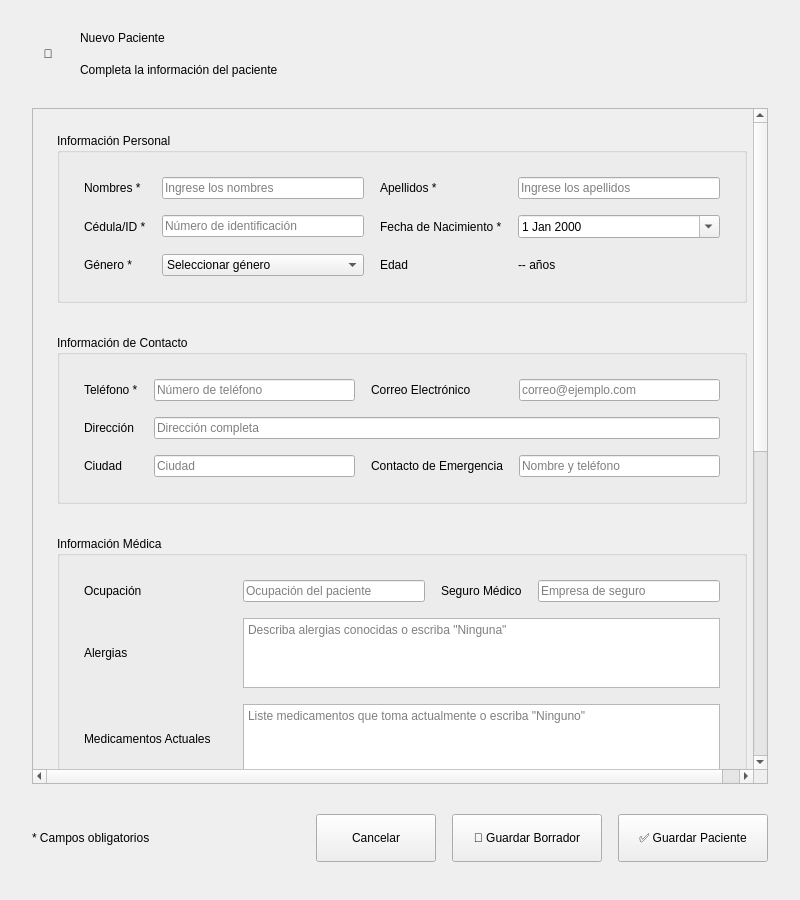
<?xml version="1.0" encoding="UTF-8"?>
<ui version="4.0">
 <class>PatientForm</class>
 <widget class="QWidget" name="PatientForm">
  <property name="geometry">
   <rect>
    <x>0</x>
    <y>0</y>
    <width>800</width>
    <height>900</height>
   </rect>
  </property>
  <property name="objectName">
   <string>patient_form</string>
  </property>
  <layout class="QVBoxLayout" name="form_layout">
   <property name="spacing">
    <number>24</number>
   </property>
   <property name="leftMargin">
    <number>32</number>
   </property>
   <property name="topMargin">
    <number>24</number>
   </property>
   <property name="rightMargin">
    <number>32</number>
   </property>
   <property name="bottomMargin">
    <number>32</number>
   </property>
   <item>
    <!-- Form Header -->
    <widget class="QWidget" name="form_header">
     <property name="objectName">
      <string>form_header</string>
     </property>
     <property name="minimumSize">
      <size>
       <width>0</width>
       <height>60</height>
      </size>
     </property>
     <layout class="QHBoxLayout" name="header_layout">
      <property name="spacing">
       <number>16</number>
      </property>
      <property name="leftMargin">
       <number>0</number>
      </property>
      <property name="topMargin">
       <number>0</number>
      </property>
      <property name="rightMargin">
       <number>0</number>
      </property>
      <property name="bottomMargin">
       <number>0</number>
      </property>
      <item>
       <widget class="QLabel" name="form_icon">
        <property name="minimumSize">
         <size>
          <width>32</width>
          <height>32</height>
         </size>
        </property>
        <property name="maximumSize">
         <size>
          <width>32</width>
          <height>32</height>
         </size>
        </property>
        <property name="text">
         <string>👤</string>
        </property>
        <property name="alignment">
         <set>Qt::AlignCenter</set>
        </property>
        <property name="objectName">
         <string>form_icon</string>
        </property>
       </widget>
      </item>
      <item>
       <widget class="QWidget" name="header_text">
        <layout class="QVBoxLayout" name="header_text_layout">
         <property name="spacing">
          <number>4</number>
         </property>
         <property name="leftMargin">
          <number>0</number>
         </property>
         <property name="topMargin">
          <number>0</number>
         </property>
         <property name="rightMargin">
          <number>0</number>
         </property>
         <property name="bottomMargin">
          <number>0</number>
         </property>
         <item>
          <widget class="QLabel" name="form_title">
           <property name="text">
            <string>Nuevo Paciente</string>
           </property>
           <property name="objectName">
            <string>form_title</string>
           </property>
          </widget>
         </item>
         <item>
          <widget class="QLabel" name="form_subtitle">
           <property name="text">
            <string>Completa la información del paciente</string>
           </property>
           <property name="objectName">
            <string>form_subtitle</string>
           </property>
          </widget>
         </item>
        </layout>
       </widget>
      </item>
      <item>
       <spacer name="header_spacer">
        <property name="orientation">
         <enum>Qt::Horizontal</enum>
        </property>
        <property name="sizeHint" stdset="0">
         <size>
          <width>40</width>
          <height>20</height>
         </size>
        </property>
       </spacer>
      </item>
     </layout>
    </widget>
   </item>
   <item>
    <!-- Form Content Scroll Area -->
    <widget class="QScrollArea" name="form_scroll">
     <property name="objectName">
      <string>form_scroll</string>
     </property>
     <property name="widgetResizable">
      <bool>true</bool>
     </property>
     <widget class="QWidget" name="form_content">
      <property name="geometry">
       <rect>
        <x>0</x>
        <y>0</y>
        <width>734</width>
        <height>1200</height>
       </rect>
      </property>
      <property name="objectName">
       <string>form_content</string>
      </property>
      <layout class="QVBoxLayout" name="content_layout">
       <property name="spacing">
        <number>32</number>
       </property>
       <property name="leftMargin">
        <number>24</number>
       </property>
       <property name="topMargin">
        <number>24</number>
       </property>
       <property name="rightMargin">
        <number>24</number>
       </property>
       <property name="bottomMargin">
        <number>24</number>
       </property>
       <item>
        <!-- Personal Information Section -->
        <widget class="QGroupBox" name="personal_info_group">
         <property name="title">
          <string>Información Personal</string>
         </property>
         <property name="objectName">
          <string>personal_info_group</string>
         </property>
         <layout class="QGridLayout" name="personal_info_layout">
          <property name="spacing">
           <number>16</number>
          </property>
          <property name="leftMargin">
           <number>24</number>
          </property>
          <property name="topMargin">
           <number>24</number>
          </property>
          <property name="rightMargin">
           <number>24</number>
          </property>
          <property name="bottomMargin">
           <number>24</number>
          </property>
          <item row="0" column="0">
           <widget class="QLabel" name="label_first_name">
            <property name="text">
             <string>Nombres *</string>
            </property>
            <property name="objectName">
             <string>label_first_name</string>
            </property>
           </widget>
          </item>
          <item row="0" column="1">
           <widget class="QLineEdit" name="input_first_name">
            <property name="placeholderText">
             <string>Ingrese los nombres</string>
            </property>
            <property name="objectName">
             <string>input_first_name</string>
            </property>
           </widget>
          </item>
          <item row="0" column="2">
           <widget class="QLabel" name="label_last_name">
            <property name="text">
             <string>Apellidos *</string>
            </property>
            <property name="objectName">
             <string>label_last_name</string>
            </property>
           </widget>
          </item>
          <item row="0" column="3">
           <widget class="QLineEdit" name="input_last_name">
            <property name="placeholderText">
             <string>Ingrese los apellidos</string>
            </property>
            <property name="objectName">
             <string>input_last_name</string>
            </property>
           </widget>
          </item>
          <item row="1" column="0">
           <widget class="QLabel" name="label_id_number">
            <property name="text">
             <string>Cédula/ID *</string>
            </property>
            <property name="objectName">
             <string>label_id_number</string>
            </property>
           </widget>
          </item>
          <item row="1" column="1">
           <widget class="QLineEdit" name="input_id_number">
            <property name="placeholderText">
             <string>Número de identificación</string>
            </property>
            <property name="objectName">
             <string>input_id_number</string>
            </property>
           </widget>
          </item>
          <item row="1" column="2">
           <widget class="QLabel" name="label_birth_date">
            <property name="text">
             <string>Fecha de Nacimiento *</string>
            </property>
            <property name="objectName">
             <string>label_birth_date</string>
            </property>
           </widget>
          </item>
          <item row="1" column="3">
           <widget class="QDateEdit" name="input_birth_date">
            <property name="objectName">
             <string>input_birth_date</string>
            </property>
            <property name="calendarPopup">
             <bool>true</bool>
            </property>
           </widget>
          </item>
          <item row="2" column="0">
           <widget class="QLabel" name="label_gender">
            <property name="text">
             <string>Género *</string>
            </property>
            <property name="objectName">
             <string>label_gender</string>
            </property>
           </widget>
          </item>
          <item row="2" column="1">
           <widget class="QComboBox" name="input_gender">
            <property name="objectName">
             <string>input_gender</string>
            </property>
            <item>
             <property name="text">
              <string>Seleccionar género</string>
             </property>
            </item>
            <item>
             <property name="text">
              <string>Masculino</string>
             </property>
            </item>
            <item>
             <property name="text">
              <string>Femenino</string>
             </property>
            </item>
            <item>
             <property name="text">
              <string>Otro</string>
             </property>
            </item>
           </widget>
          </item>
          <item row="2" column="2">
           <widget class="QLabel" name="label_age">
            <property name="text">
             <string>Edad</string>
            </property>
            <property name="objectName">
             <string>label_age</string>
            </property>
           </widget>
          </item>
          <item row="2" column="3">
           <widget class="QLabel" name="display_age">
            <property name="text">
             <string>-- años</string>
            </property>
            <property name="objectName">
             <string>display_age</string>
            </property>
           </widget>
          </item>
         </layout>
        </widget>
       </item>
       <item>
        <!-- Contact Information Section -->
        <widget class="QGroupBox" name="contact_info_group">
         <property name="title">
          <string>Información de Contacto</string>
         </property>
         <property name="objectName">
          <string>contact_info_group</string>
         </property>
         <layout class="QGridLayout" name="contact_info_layout">
          <property name="spacing">
           <number>16</number>
          </property>
          <property name="leftMargin">
           <number>24</number>
          </property>
          <property name="topMargin">
           <number>24</number>
          </property>
          <property name="rightMargin">
           <number>24</number>
          </property>
          <property name="bottomMargin">
           <number>24</number>
          </property>
          <item row="0" column="0">
           <widget class="QLabel" name="label_phone">
            <property name="text">
             <string>Teléfono *</string>
            </property>
            <property name="objectName">
             <string>label_phone</string>
            </property>
           </widget>
          </item>
          <item row="0" column="1">
           <widget class="QLineEdit" name="input_phone">
            <property name="placeholderText">
             <string>Número de teléfono</string>
            </property>
            <property name="objectName">
             <string>input_phone</string>
            </property>
           </widget>
          </item>
          <item row="0" column="2">
           <widget class="QLabel" name="label_email">
            <property name="text">
             <string>Correo Electrónico</string>
            </property>
            <property name="objectName">
             <string>label_email</string>
            </property>
           </widget>
          </item>
          <item row="0" column="3">
           <widget class="QLineEdit" name="input_email">
            <property name="placeholderText">
             <string>correo@ejemplo.com</string>
            </property>
            <property name="objectName">
             <string>input_email</string>
            </property>
           </widget>
          </item>
          <item row="1" column="0">
           <widget class="QLabel" name="label_address">
            <property name="text">
             <string>Dirección</string>
            </property>
            <property name="objectName">
             <string>label_address</string>
            </property>
           </widget>
          </item>
          <item row="1" column="1" colspan="3">
           <widget class="QLineEdit" name="input_address">
            <property name="placeholderText">
             <string>Dirección completa</string>
            </property>
            <property name="objectName">
             <string>input_address</string>
            </property>
           </widget>
          </item>
          <item row="2" column="0">
           <widget class="QLabel" name="label_city">
            <property name="text">
             <string>Ciudad</string>
            </property>
            <property name="objectName">
             <string>label_city</string>
            </property>
           </widget>
          </item>
          <item row="2" column="1">
           <widget class="QLineEdit" name="input_city">
            <property name="placeholderText">
             <string>Ciudad</string>
            </property>
            <property name="objectName">
             <string>input_city</string>
            </property>
           </widget>
          </item>
          <item row="2" column="2">
           <widget class="QLabel" name="label_emergency_contact">
            <property name="text">
             <string>Contacto de Emergencia</string>
            </property>
            <property name="objectName">
             <string>label_emergency_contact</string>
            </property>
           </widget>
          </item>
          <item row="2" column="3">
           <widget class="QLineEdit" name="input_emergency_contact">
            <property name="placeholderText">
             <string>Nombre y teléfono</string>
            </property>
            <property name="objectName">
             <string>input_emergency_contact</string>
            </property>
           </widget>
          </item>
         </layout>
        </widget>
       </item>
       <item>
        <!-- Medical Information Section -->
        <widget class="QGroupBox" name="medical_info_group">
         <property name="title">
          <string>Información Médica</string>
         </property>
         <property name="objectName">
          <string>medical_info_group</string>
         </property>
         <layout class="QGridLayout" name="medical_info_layout">
          <property name="spacing">
           <number>16</number>
          </property>
          <property name="leftMargin">
           <number>24</number>
          </property>
          <property name="topMargin">
           <number>24</number>
          </property>
          <property name="rightMargin">
           <number>24</number>
          </property>
          <property name="bottomMargin">
           <number>24</number>
          </property>
          <item row="0" column="0">
           <widget class="QLabel" name="label_occupation">
            <property name="text">
             <string>Ocupación</string>
            </property>
            <property name="objectName">
             <string>label_occupation</string>
            </property>
           </widget>
          </item>
          <item row="0" column="1">
           <widget class="QLineEdit" name="input_occupation">
            <property name="placeholderText">
             <string>Ocupación del paciente</string>
            </property>
            <property name="objectName">
             <string>input_occupation</string>
            </property>
           </widget>
          </item>
          <item row="0" column="2">
           <widget class="QLabel" name="label_insurance">
            <property name="text">
             <string>Seguro Médico</string>
            </property>
            <property name="objectName">
             <string>label_insurance</string>
            </property>
           </widget>
          </item>
          <item row="0" column="3">
           <widget class="QLineEdit" name="input_insurance">
            <property name="placeholderText">
             <string>Empresa de seguro</string>
            </property>
            <property name="objectName">
             <string>input_insurance</string>
            </property>
           </widget>
          </item>
          <item row="1" column="0">
           <widget class="QLabel" name="label_allergies">
            <property name="text">
             <string>Alergias</string>
            </property>
            <property name="objectName">
             <string>label_allergies</string>
            </property>
           </widget>
          </item>
          <item row="1" column="1" colspan="3">
           <widget class="QTextEdit" name="input_allergies">
            <property name="placeholderText">
             <string>Describa alergias conocidas o escriba "Ninguna"</string>
            </property>
            <property name="objectName">
             <string>input_allergies</string>
            </property>
            <property name="maximumSize">
             <size>
              <width>16777215</width>
              <height>80</height>
             </size>
            </property>
           </widget>
          </item>
          <item row="2" column="0">
           <widget class="QLabel" name="label_medications">
            <property name="text">
             <string>Medicamentos Actuales</string>
            </property>
            <property name="objectName">
             <string>label_medications</string>
            </property>
           </widget>
          </item>
          <item row="2" column="1" colspan="3">
           <widget class="QTextEdit" name="input_medications">
            <property name="placeholderText">
             <string>Liste medicamentos que toma actualmente o escriba "Ninguno"</string>
            </property>
            <property name="objectName">
             <string>input_medications</string>
            </property>
            <property name="maximumSize">
             <size>
              <width>16777215</width>
              <height>80</height>
             </size>
            </property>
           </widget>
          </item>
          <item row="3" column="0">
           <widget class="QLabel" name="label_medical_history">
            <property name="text">
             <string>Historial Médico Relevante</string>
            </property>
            <property name="objectName">
             <string>label_medical_history</string>
            </property>
           </widget>
          </item>
          <item row="3" column="1" colspan="3">
           <widget class="QTextEdit" name="input_medical_history">
            <property name="placeholderText">
             <string>Enfermedades previas, cirugías, condiciones relevantes para el estudio vestibular</string>
            </property>
            <property name="objectName">
             <string>input_medical_history</string>
            </property>
            <property name="maximumSize">
             <size>
              <width>16777215</width>
              <height>100</height>
             </size>
            </property>
           </widget>
          </item>
         </layout>
        </widget>
       </item>
       <item>
        <!-- Vestibular Specific Information -->
        <widget class="QGroupBox" name="vestibular_info_group">
         <property name="title">
          <string>Información Vestibular Específica</string>
         </property>
         <property name="objectName">
          <string>vestibular_info_group</string>
         </property>
         <layout class="QGridLayout" name="vestibular_info_layout">
          <property name="spacing">
           <number>16</number>
          </property>
          <property name="leftMargin">
           <number>24</number>
          </property>
          <property name="topMargin">
           <number>24</number>
          </property>
          <property name="rightMargin">
           <number>24</number>
          </property>
          <property name="bottomMargin">
           <number>24</number>
          </property>
          <item row="0" column="0">
           <widget class="QLabel" name="label_chief_complaint">
            <property name="text">
             <string>Motivo de Consulta</string>
            </property>
            <property name="objectName">
             <string>label_chief_complaint</string>
            </property>
           </widget>
          </item>
          <item row="0" column="1" colspan="3">
           <widget class="QTextEdit" name="input_chief_complaint">
            <property name="placeholderText">
             <string>Describa los síntomas principales que llevaron al paciente a la consulta</string>
            </property>
            <property name="objectName">
             <string>input_chief_complaint</string>
            </property>
            <property name="maximumSize">
             <size>
              <width>16777215</width>
              <height>80</height>
             </size>
            </property>
           </widget>
          </item>
          <item row="1" column="0">
           <widget class="QLabel" name="label_symptoms">
            <property name="text">
             <string>Síntomas Vestibulares</string>
            </property>
            <property name="objectName">
             <string>label_symptoms</string>
            </property>
           </widget>
          </item>
          <item row="1" column="1" colspan="3">
           <widget class="QWidget" name="symptoms_checkboxes">
            <property name="objectName">
             <string>symptoms_checkboxes</string>
            </property>
            <layout class="QGridLayout" name="symptoms_layout">
             <property name="spacing">
              <number>8</number>
             </property>
             <item row="0" column="0">
              <widget class="QCheckBox" name="check_vertigo">
               <property name="text">
                <string>Vértigo</string>
               </property>
               <property name="objectName">
                <string>check_vertigo</string>
               </property>
              </widget>
             </item>
             <item row="0" column="1">
              <widget class="QCheckBox" name="check_dizziness">
               <property name="text">
                <string>Mareos</string>
               </property>
               <property name="objectName">
                <string>check_dizziness</string>
               </property>
              </widget>
             </item>
             <item row="0" column="2">
              <widget class="QCheckBox" name="check_imbalance">
               <property name="text">
                <string>Desequilibrio</string>
               </property>
               <property name="objectName">
                <string>check_imbalance</string>
               </property>
              </widget>
             </item>
             <item row="1" column="0">
              <widget class="QCheckBox" name="check_nausea">
               <property name="text">
                <string>Náuseas</string>
               </property>
               <property name="objectName">
                <string>check_nausea</string>
               </property>
              </widget>
             </item>
             <item row="1" column="1">
              <widget class="QCheckBox" name="check_hearing_loss">
               <property name="text">
                <string>Pérdida auditiva</string>
               </property>
               <property name="objectName">
                <string>check_hearing_loss</string>
               </property>
              </widget>
             </item>
             <item row="1" column="2">
              <widget class="QCheckBox" name="check_tinnitus">
               <property name="text">
                <string>Tinnitus</string>
               </property>
               <property name="objectName">
                <string>check_tinnitus</string>
               </property>
              </widget>
             </item>
            </layout>
           </widget>
          </item>
          <item row="2" column="0">
           <widget class="QLabel" name="label_symptom_duration">
            <property name="text">
             <string>Duración de Síntomas</string>
            </property>
            <property name="objectName">
             <string>label_symptom_duration</string>
            </property>
           </widget>
          </item>
          <item row="2" column="1">
           <widget class="QComboBox" name="input_symptom_duration">
            <property name="objectName">
             <string>input_symptom_duration</string>
            </property>
            <item>
             <property name="text">
              <string>Seleccionar duración</string>
             </property>
            </item>
            <item>
             <property name="text">
              <string>Menos de 1 semana</string>
             </property>
            </item>
            <item>
             <property name="text">
              <string>1-4 semanas</string>
             </property>
            </item>
            <item>
             <property name="text">
              <string>1-6 meses</string>
             </property>
            </item>
            <item>
             <property name="text">
              <string>Más de 6 meses</string>
             </property>
            </item>
            <item>
             <property name="text">
              <string>Años</string>
             </property>
            </item>
           </widget>
          </item>
          <item row="2" column="2">
           <widget class="QLabel" name="label_previous_evaluations">
            <property name="text">
             <string>Evaluaciones Previas</string>
            </property>
            <property name="objectName">
             <string>label_previous_evaluations</string>
            </property>
           </widget>
          </item>
          <item row="2" column="3">
           <widget class="QCheckBox" name="check_previous_evaluations">
            <property name="text">
             <string>Sí, ha tenido evaluaciones previas</string>
            </property>
            <property name="objectName">
             <string>check_previous_evaluations</string>
            </property>
           </widget>
          </item>
         </layout>
        </widget>
       </item>
       <item>
        <!-- Notes Section -->
        <widget class="QGroupBox" name="notes_group">
         <property name="title">
          <string>Notas Adicionales</string>
         </property>
         <property name="objectName">
          <string>notes_group</string>
         </property>
         <layout class="QVBoxLayout" name="notes_layout">
          <property name="spacing">
           <number>16</number>
          </property>
          <property name="leftMargin">
           <number>24</number>
          </property>
          <property name="topMargin">
           <number>24</number>
          </property>
          <property name="rightMargin">
           <number>24</number>
          </property>
          <property name="bottomMargin">
           <number>24</number>
          </property>
          <item>
           <widget class="QTextEdit" name="input_notes">
            <property name="placeholderText">
             <string>Información adicional relevante para el caso del paciente...</string>
            </property>
            <property name="objectName">
             <string>input_notes</string>
            </property>
            <property name="maximumSize">
             <size>
              <width>16777215</width>
              <height>120</height>
             </size>
            </property>
           </widget>
          </item>
         </layout>
        </widget>
       </item>
       <item>
        <spacer name="content_spacer">
         <property name="orientation">
          <enum>Qt::Vertical</enum>
         </property>
         <property name="sizeHint" stdset="0">
          <size>
           <width>20</width>
           <height>40</height>
          </size>
         </property>
        </spacer>
       </item>
      </layout>
     </widget>
    </widget>
   </item>
   <item>
    <!-- Form Actions -->
    <widget class="QWidget" name="form_actions">
     <property name="objectName">
      <string>form_actions</string>
     </property>
     <property name="minimumSize">
      <size>
       <width>0</width>
       <height>60</height>
      </size>
     </property>
     <layout class="QHBoxLayout" name="actions_layout">
      <property name="spacing">
       <number>16</number>
      </property>
      <property name="leftMargin">
       <number>0</number>
      </property>
      <property name="topMargin">
       <number>0</number>
      </property>
      <property name="rightMargin">
       <number>0</number>
      </property>
      <property name="bottomMargin">
       <number>0</number>
      </property>
      <item>
       <widget class="QLabel" name="required_fields_note">
        <property name="text">
         <string>* Campos obligatorios</string>
        </property>
        <property name="objectName">
         <string>required_fields_note</string>
        </property>
       </widget>
      </item>
      <item>
       <spacer name="actions_spacer">
        <property name="orientation">
         <enum>Qt::Horizontal</enum>
        </property>
        <property name="sizeHint" stdset="0">
         <size>
          <width>40</width>
          <height>20</height>
         </size>
        </property>
       </spacer>
      </item>
      <item>
       <widget class="QPushButton" name="btn_cancel">
        <property name="text">
         <string>Cancelar</string>
        </property>
        <property name="objectName">
         <string>btn_cancel</string>
        </property>
        <property name="minimumSize">
         <size>
          <width>120</width>
          <height>48</height>
         </size>
        </property>
       </widget>
      </item>
      <item>
       <widget class="QPushButton" name="btn_save_draft">
        <property name="text">
         <string>💾 Guardar Borrador</string>
        </property>
        <property name="objectName">
         <string>btn_save_draft</string>
        </property>
        <property name="minimumSize">
         <size>
          <width>150</width>
          <height>48</height>
         </size>
        </property>
       </widget>
      </item>
      <item>
       <widget class="QPushButton" name="btn_save_patient">
        <property name="text">
         <string>✅ Guardar Paciente</string>
        </property>
        <property name="objectName">
         <string>btn_save_patient</string>
        </property>
        <property name="minimumSize">
         <size>
          <width>150</width>
          <height>48</height>
         </size>
        </property>
       </widget>
      </item>
     </layout>
    </widget>
   </item>
  </layout>
 </widget>
 <resources/>
 <connections/>
</ui>
